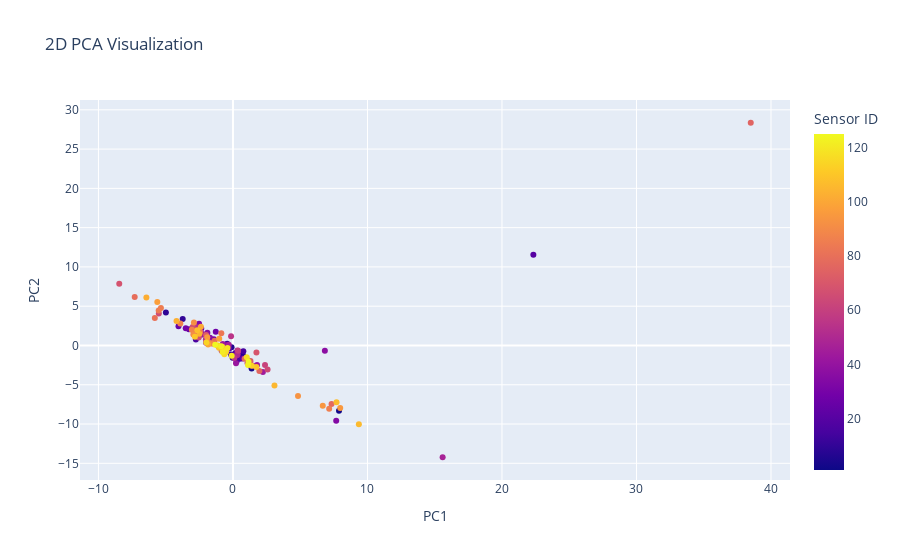
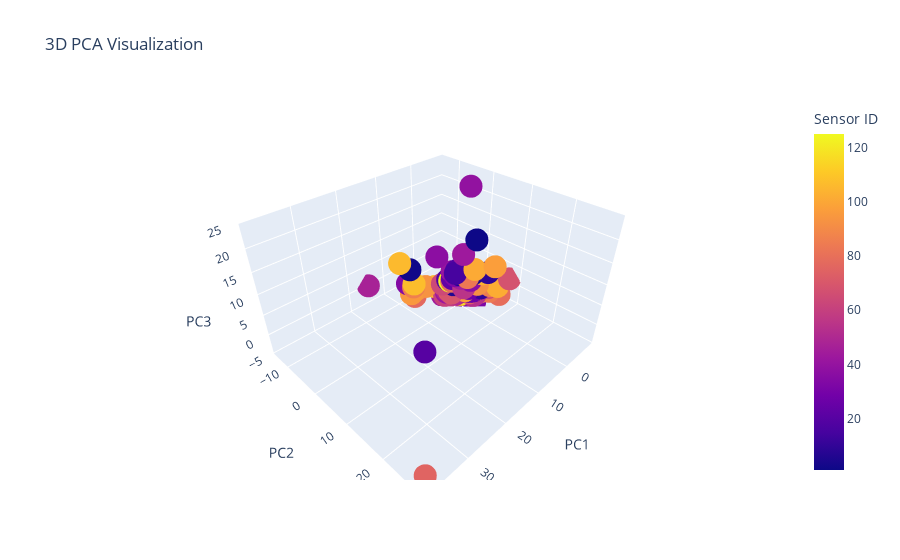

The notebook cell saved with these charts, in order:
### Markdown cell above
## Unprocessed Data
First try with unprocessed raw Data

### Code cell
results = evaluate_pca(data, n_components=3, color_column='Sensor ID', n_clusters=3, n_components_to_use=5)

print("Evaluation Results:")
print(f"Explained Variance Ratio: {results['explained_variance_ratio']}")
print(f"Cumulative Explained Variance: {results['cumulative_explained_variance']}")
print(f"Reconstruction Error: {results['reconstruction_error']}")
print(f"Silhouette Score: {results['silhouette_score']}")
